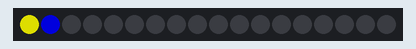
Bench run of a sketch on a simulated Arduino Uno, built with avr-gcc and run on an emulated ATmega328P. Shown: 18 RGB LEDs in strip order, left to right. Dim RGB values are drawn brighter than linear.

Above: at 0.15 s.
At 0.55 s:
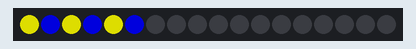
At 0.95 s:
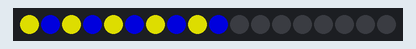
At 1.36 s:
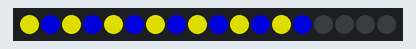
At 1.8 s:
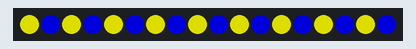
At 2.4 s:
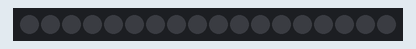

Measured:
- by itself, everything shown: repeats every 2.8 s, in 19 steps
- what the display in image 4 shows lasts 0.6 s, from 1.7 s to 2.3 s

The sketch:

Prog_LED.ino
```cpp
#include <Adafruit_NeoPixel.h>

#define PIN 8
#define NUMLED 18

Adafruit_NeoPixel pixels(NUMLED, PIN, NEO_GRB + NEO_KHZ800);

#define DELAYLOOP 100

void setup() {
  pixels.begin();
}

void loop() {
  pixels.clear();

  // Acende LEDs um por um com cores intercaladas
  for (int i = 0; i < NUMLED; i++) {
    if (i % 2 == 0) {
      pixels.setPixelColor(i, pixels.Color(150, 150, 0));     // Verde
    } else if (i % 2 == 1) {
      pixels.setPixelColor(i, pixels.Color(0, 0, 150));     // Vermelho
    }

    pixels.show();
    delay(DELAYLOOP);
  }

  // Mantém todos os LEDs acesos por um tempo
  delay(500);

  // Apaga todos os LEDs juntos
  pixels.clear();
  pixels.show();
  delay(500); // Pausa antes de reiniciar
}
```
